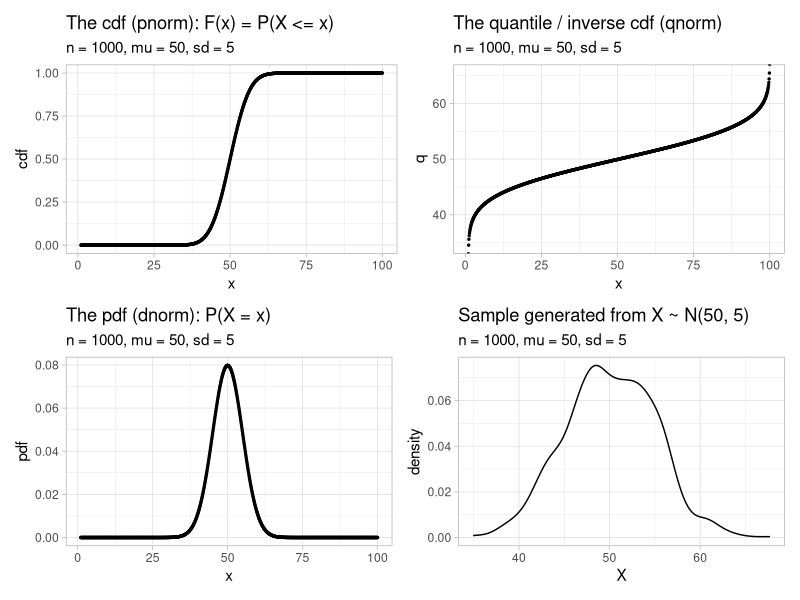
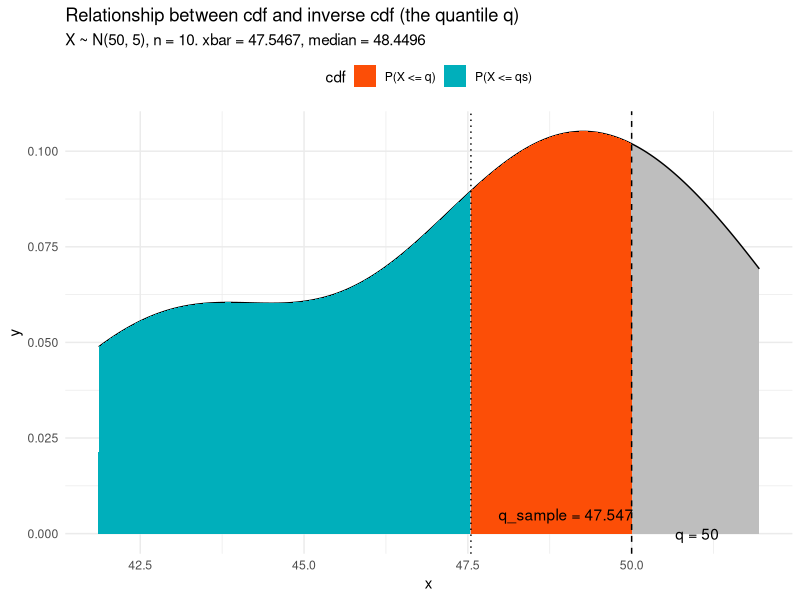
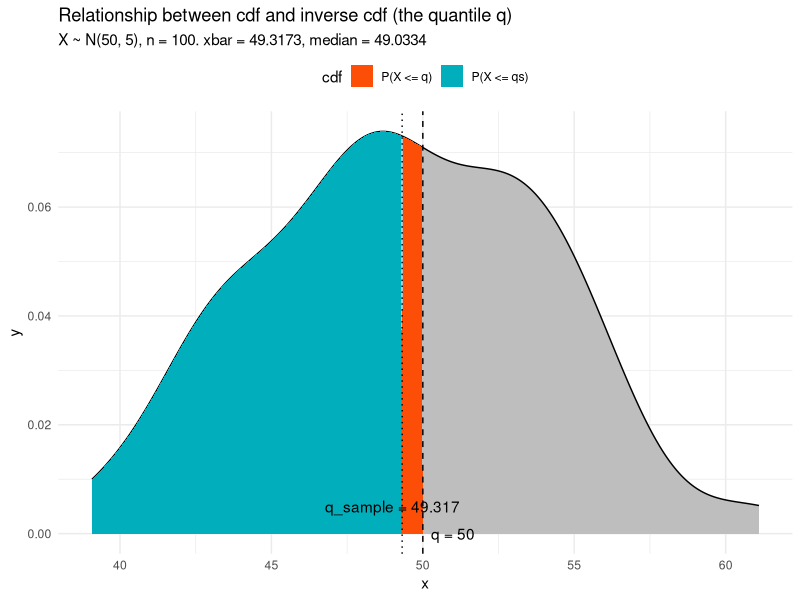
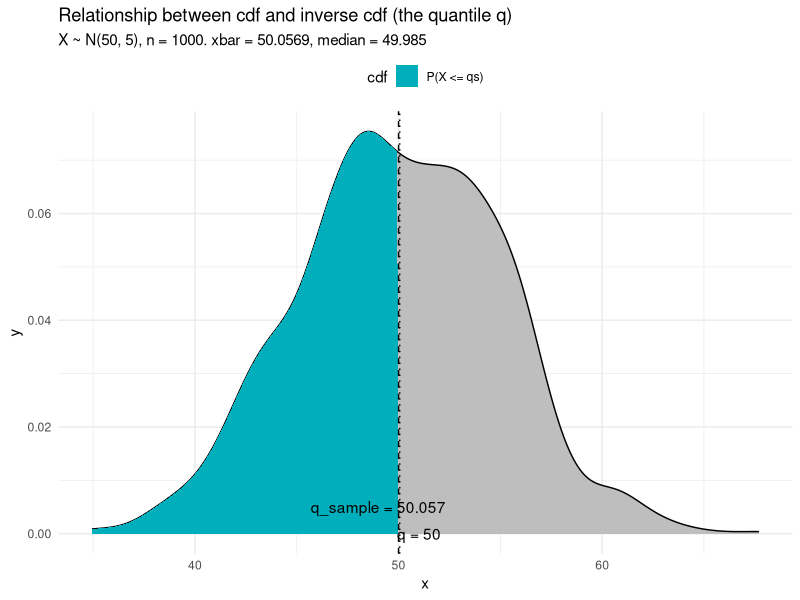
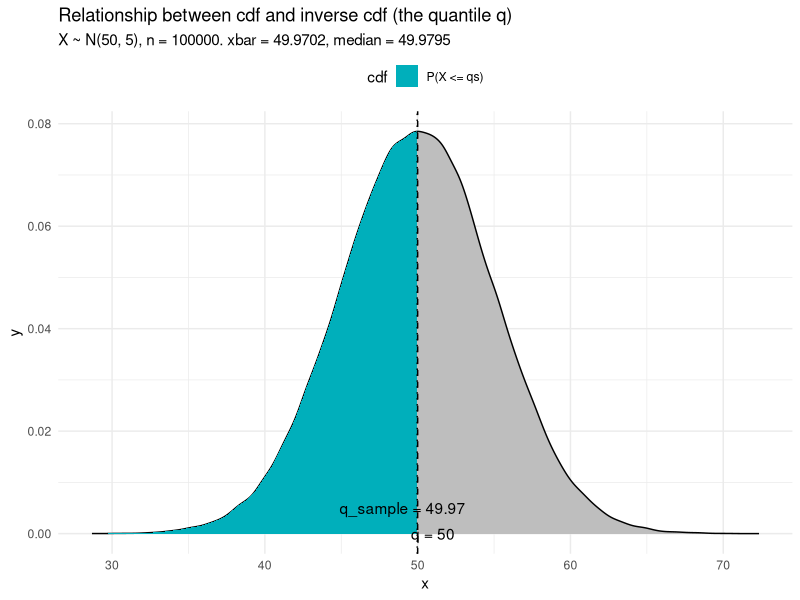
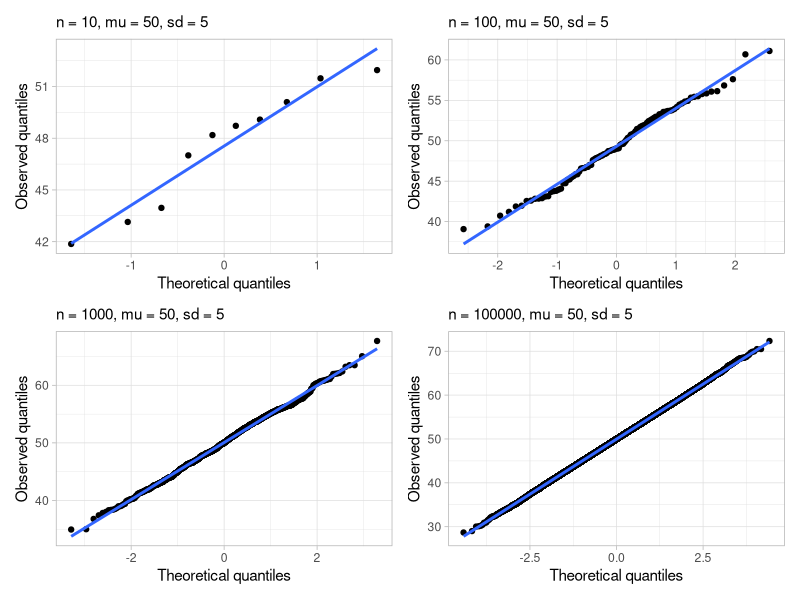

Write the R code that produced these figures, in order.
## ---- chunk 1
library(tidyverse)
library(patchwork)
options(scipen = 999)

mu <- 50
sd <- 5
n <- 1000
set.seed(10)
df <- tibble(
  x = seq(1, 100, length.out = n),
  p = seq(0, 1, length.out = n),
  pdf = dnorm(x, mean = mu, sd = sd), # f(x) = P(X = x)
  cdf = pnorm(x, mean = mu, sd = sd), # F(x) = P(X <= x)
  q = qnorm(p, mean = mu, sd = sd), # F^{-1}(p) = x
  X = rnorm(n, mean = mu, sd = sd) # generate a random variable
)

p_pdf <- df %>%
  ggplot(aes(x = x, y = pdf)) +
  geom_point(size = 0.5) +
  theme_light() +
  labs(
    title = "The pdf (dnorm): P(X = x)",
    subtitle = str_glue("n = {nrow(df)}, mu = {mu}, sd = {sd}")
  )
p_cdf <- df %>%
  ggplot(aes(x = x, y = cdf)) +
  geom_point(size = 0.5) +
  theme_light() +
  labs(
    title = "The cdf (pnorm): F(x) = P(X <= x)",
    subtitle = str_glue("n = {nrow(df)}, mu = {mu}, sd = {sd}")
  )
p_q <- df %>%
  ggplot(aes(x = x, y = q)) +
  geom_point(size = 0.5) +
  theme_light() +
  labs(
    title = "The quantile / inverse cdf (qnorm)",
    subtitle = str_glue("n = {nrow(df)}, mu = {mu}, sd = {sd}")
  )
p_X <- df %>%
  ggplot(aes(x = X)) +
  geom_density() +
  theme_light() +
  labs(
    title = "Sample generated from X ~ N(50, 5)",
    subtitle = str_glue("n = {nrow(df)}, mu = {mu}, sd = {sd}")
  )

(p_cdf + p_q )/
 ( p_pdf + p_X)

## ---- chunk 2
options(scipen = 999)

plotnn <- function(n, mu, sd) {
  set.seed(10)
  X <- rnorm(n, mu, sd) # Generate random variable
  p <- 0.5 # Let the probability be 50% (the 50th percentile)
  q <- qnorm(p, mu, sd) # inverse cdf, theoretical quantile
  cdf <- pnorm(q, mu, sd) # cdf should be equal to p
  
  xbar <- mean(X) # sample mean
  xmedian <- median(X) # sample median
  sd(X)
  q_sample <- qnorm(p, xbar, sd(X)) %>% round(3)
  0.5 == pnorm(q_sample, xbar, sd(X)) # TRUE
  
  
  plot1 <- X %>%
    enframe() %>%
    ggplot(aes(x = value)) +
    geom_density(fill = "gray") +
    theme_minimal()+
    theme(legend.position="top")
  
  
  # extract x,y values from plot in order to shade the area
  d <- ggplot_build(plot1)$data[[1]]
  d <- d %>% mutate(color = case_when(
    x <= q & x > q_sample~ "P(X <= q)",
    x <= q_sample ~ "P(X <= qs)"
  ))
  
  plot1 +
    geom_area(data = subset(d, x <= q), aes(
      x = x, y = y,
      fill = factor(color)
    )) +
    annotate("text", x = q + 1, y = 0, label = str_glue("q = {q}")) +
    annotate("text", x = q - 1, y = 0 + 0.005, label = str_glue("q_sample = {q_sample}")) +
    geom_vline(xintercept = q, linetype = "dashed") +
    geom_vline(xintercept = q_sample, linetype = "dotted") + 
    scale_color_discrete("cdf:") +
    labs(
      title = "Relationship between cdf and inverse cdf (the quantile q)",
      subtitle = str_glue("X ~ N({mu}, {sd}), n = {n}. xbar = {round(xbar,4)}, median = {round(xmedian,4)}"),
      x = "x",
      fill = "cdf"
    ) +
    scale_fill_manual(breaks = c("P(X <= q)", "P(X <= qs)"),
                       values = c("#FC4E07","#00AFBB"))
}

mu <- 50
sd <- 5

plotnn(10, mu, sd)
plotnn(100, mu, sd)
plotnn(1000, mu, sd)
plotnn(100000, mu, sd)


## ---- chunk 3

mu <- 50
sd <- 5

plotqq <- function(n, mu, sd) {
  set.seed(10)
  
  X <- rnorm(n, mu, sd)
  d <- X %>% 
    enframe(name = NULL, value = "x") %>% 
    mutate(across(x, scale, .names = "{.col}_scaled")) %>% # z-transform to mean zero and unit variance
    arrange(x) %>% 
    mutate(j = 1:length(X),
           prob_level = (j-0.5)/length(X), # 0.5 is the 'continuity' correction
           qq = qnorm(prob_level) # standard normal quantile,
    )
  
  d %>% 
    ggplot(aes(x = qq, y = x)) +
    geom_point() +
    geom_smooth(method = "lm", formula = y ~ x, se = FALSE) +
    labs(y = "Observed quantiles",
         x = "Theoretical quantiles",
         subtitle = str_glue("n = {n}, mu = {mu}, sd = {sd}")) +
    theme_light() 
}

p1 <- plotqq(10,mu,sd)
p2 <- plotqq(100,mu,sd)
p3 <- plotqq(1000,mu,sd)
p4 <- plotqq(100000,mu,sd)

(p1+p2) /
  (p3+p4)

## ---- chunk 4
library(tidyverse)
df <- tribble(
  ~A, ~B,
  1, c("apple, banana, pear"),
  2, c("watermelon, apple")
)
df %>% 
  separate_rows(B)
## ---- chunk 5
library(tidyverse)
band_members %>% 
  left_join(band_members, by = character())
## ---- chunk 6
band_members %>% inner_join(band_instruments)
band_members %>% left_join(band_instruments)
band_members %>% right_join(band_instruments)
band_members %>% full_join(band_instruments)
## ---- chunk 7
library(tidyverse)
# Function for completing missing values for a column, given a reference df
complete_missing <- function(.x, .reference_df, .colname) {

  ax <- deparse(substitute(.colname)) # convert .colname to string
  missingl <- setdiff(.reference_df[[ax]], .x[[ax]]) # missing levels

  a <- rlang::enquo(.colname) #
  .x %>%
    mutate(!!a := fct_expand(!!a, missingl)) %>%
    complete(!!! syms(setdiff(names(.reference_df), "value")))

}
## ---- chunk 8
x <- tribble(~Sepal.Length, ~Sepal.Width, ~Petal.Length, ~Petal.Width,    ~Species,
        1, 2, 3, 4, "setosa"
        ) 
# Convert to long formats:
x_long <- x %>% 
  pivot_longer(-Species)
iris_long <- iris %>% 
  pivot_longer(-Species)

x_long

x_long %>% 
  complete_missing(iris_long, Species)

# Is equivalent to:
# x_long %>% 
#     mutate(Species = fct_expand(Species, c("versicolor", "virginica"))) %>%
#     complete(!!! syms(setdiff(names(iris_long), "value")))
## ---- chunk 9
library(tidyverse)
# function to filter a dataframe given a string s, with regex or exact matching.
# df = dataframe to filter
# column = name of column,
# s = string to search,
# exact_match = wheter to match string exactly or with regex
# negate = match non-matching
filter_regex <- function(df, column, s, exact_match = T, negate_ = FALSE) {
  column <- rlang::enquo(column)

  if (exact_match == TRUE) {
    s <- str_c("^", s, "$") # add beginning and end of line to string
  }

  if (length(s) > 1) {
    searchtt <- paste0(s, sep = "|", collapse = "")
    searchtt <- str_sub(searchtt, 1, nchar(searchtt) - 1)
  } else {
    searchtt <- s
  }
  df %>%
    filter(str_detect(string = !!column, pattern = searchtt, negate = negate_))
}
# The default is to match the strings exactly
mpg %>%
  filter_regex(model, c("a4", "tiburon")) %>% pull(model) %>% unique
mpg %>%
  filter_regex(model, c("a4", "tiburon"), negate_ = T) %>% pull(model) %>% unique %>% head

# Use exact_match = F to allow regex:
mpg %>%
  filter_regex(model, c("a4","tiburon"), exact_match = F) %>% pull(model) %>% unique
mpg %>%
  filter_regex(model, c("a[0-9]+.*"), exact_match = F) %>% pull(model) %>% unique
## ---- chunk 10
library(tidyverse)
generate_varcodes <- function(s) {
 str_split(s, boundary("word")) %>%
    map(~str_sub(.x, 1,1)) %>%
    map(str_to_upper) %>%
    map(str_c, collapse = "") %>%
    unlist()
}
mpg %>% 
  select(model) %>% 
  distinct() %>% 
  mutate(acronym = generate_varcodes(model)) %>% 
  head()
